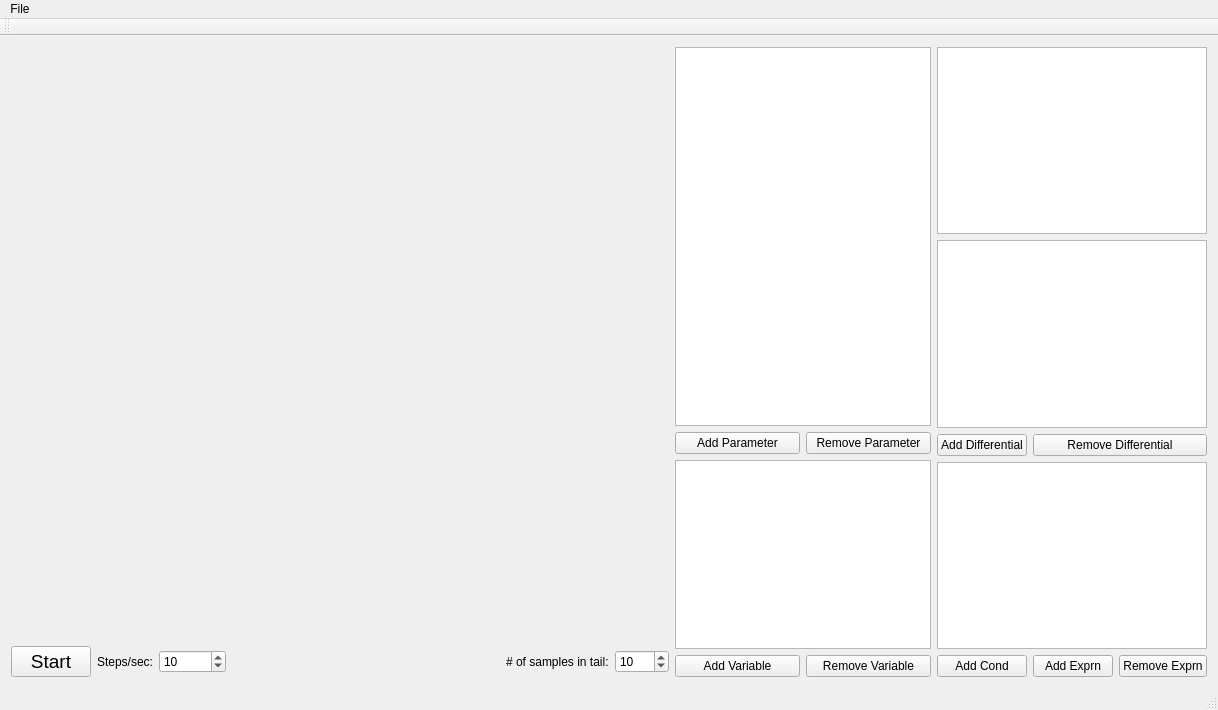
<?xml version="1.0" encoding="UTF-8"?>
<ui version="4.0">
 <class>MainWindow</class>
 <widget class="QMainWindow" name="MainWindow">
  <property name="geometry">
   <rect>
    <x>0</x>
    <y>0</y>
    <width>1218</width>
    <height>710</height>
   </rect>
  </property>
  <property name="windowTitle">
   <string>MainWindow</string>
  </property>
  <widget class="QWidget" name="centralWidget">
   <layout class="QHBoxLayout" name="horizontalLayout_2" stretch="1,0,0">
    <item>
     <layout class="QVBoxLayout" name="verticalLayout" stretch="1,0">
      <item>
       <widget class="QwtPlot" name="qwtPlot" native="true">
        <zorder>horizontalLayoutWidget</zorder>
       </widget>
      </item>
      <item>
       <layout class="QHBoxLayout" name="horizontalLayout">
        <item>
         <widget class="QPushButton" name="btnStart">
          <property name="font">
           <font>
            <pointsize>14</pointsize>
           </font>
          </property>
          <property name="text">
           <string>Start</string>
          </property>
         </widget>
        </item>
        <item>
         <widget class="QLabel" name="label">
          <property name="text">
           <string>Steps/sec:</string>
          </property>
         </widget>
        </item>
        <item>
         <widget class="QSpinBox" name="spnStepsPerSec">
          <property name="minimum">
           <number>1</number>
          </property>
          <property name="maximum">
           <number>1000000</number>
          </property>
          <property name="value">
           <number>10</number>
          </property>
         </widget>
        </item>
        <item>
         <spacer name="horizontalSpacer">
          <property name="orientation">
           <enum>Qt::Horizontal</enum>
          </property>
          <property name="sizeHint" stdset="0">
           <size>
            <width>40</width>
            <height>20</height>
           </size>
          </property>
         </spacer>
        </item>
        <item>
         <widget class="QLabel" name="label_2">
          <property name="text">
           <string># of samples in tail:</string>
          </property>
         </widget>
        </item>
        <item>
         <widget class="QSpinBox" name="spnTailLength">
          <property name="minimum">
           <number>-1</number>
          </property>
          <property name="maximum">
           <number>1024</number>
          </property>
          <property name="value">
           <number>10</number>
          </property>
         </widget>
        </item>
       </layout>
      </item>
     </layout>
    </item>
    <item>
     <layout class="QGridLayout" name="gridLayout" rowstretch="2,0,1,0,0,0,0">
      <item row="1" column="1">
       <widget class="QPushButton" name="btnRemoveParameter">
        <property name="text">
         <string>Remove Parameter</string>
        </property>
       </widget>
      </item>
      <item row="1" column="0">
       <widget class="QPushButton" name="btnAddParameter">
        <property name="text">
         <string>Add Parameter</string>
        </property>
       </widget>
      </item>
      <item row="3" column="1">
       <widget class="QPushButton" name="btnRemoveVariable">
        <property name="text">
         <string>Remove Variable</string>
        </property>
       </widget>
      </item>
      <item row="2" column="0" colspan="2">
       <widget class="QTableView" name="tblVariables"/>
      </item>
      <item row="3" column="0">
       <widget class="QPushButton" name="btnAddVariable">
        <property name="text">
         <string>Add Variable</string>
        </property>
       </widget>
      </item>
      <item row="0" column="0" colspan="2">
       <widget class="QTableView" name="tblParameters"/>
      </item>
     </layout>
    </item>
    <item>
     <layout class="QGridLayout" name="gridLayout_2">
      <item row="4" column="2">
       <widget class="QPushButton" name="btnRemoveExpression">
        <property name="text">
         <string>Remove Exprn</string>
        </property>
       </widget>
      </item>
      <item row="3" column="0" colspan="3">
       <widget class="QColumnView" name="clmConditions"/>
      </item>
      <item row="4" column="1">
       <widget class="QPushButton" name="btnAddExpression">
        <property name="text">
         <string>Add Exprn</string>
        </property>
       </widget>
      </item>
      <item row="4" column="0">
       <widget class="QPushButton" name="btnAddCondition">
        <property name="text">
         <string>Add Cond</string>
        </property>
       </widget>
      </item>
      <item row="0" column="0" colspan="3">
       <widget class="QTableView" name="tblDifferentials"/>
      </item>
      <item row="1" column="0" colspan="3">
       <widget class="QTableView" name="tblInitConds"/>
      </item>
      <item row="2" column="0">
       <widget class="QPushButton" name="btnAddDiff">
        <property name="text">
         <string>Add Differential</string>
        </property>
       </widget>
      </item>
      <item row="2" column="1" colspan="2">
       <widget class="QPushButton" name="btnRemoveDiff">
        <property name="text">
         <string>Remove Differential</string>
        </property>
       </widget>
      </item>
     </layout>
    </item>
   </layout>
  </widget>
  <widget class="QMenuBar" name="menuBar">
   <property name="geometry">
    <rect>
     <x>0</x>
     <y>0</y>
     <width>1218</width>
     <height>20</height>
    </rect>
   </property>
   <widget class="QMenu" name="menuFile">
    <property name="title">
     <string>File</string>
    </property>
    <addaction name="actionLoad"/>
    <addaction name="actionSave"/>
   </widget>
   <addaction name="menuFile"/>
  </widget>
  <widget class="QToolBar" name="mainToolBar">
   <attribute name="toolBarArea">
    <enum>TopToolBarArea</enum>
   </attribute>
   <attribute name="toolBarBreak">
    <bool>false</bool>
   </attribute>
  </widget>
  <widget class="QStatusBar" name="statusBar"/>
  <action name="actionLoad">
   <property name="text">
    <string>Load</string>
   </property>
  </action>
  <action name="actionSave">
   <property name="text">
    <string>Save</string>
   </property>
  </action>
 </widget>
 <layoutdefault spacing="6" margin="11"/>
 <customwidgets>
  <customwidget>
   <class>QwtPlot</class>
   <extends>QWidget</extends>
   <header location="global">qwt_plot.h</header>
   <container>1</container>
  </customwidget>
 </customwidgets>
 <resources/>
 <connections/>
</ui>
